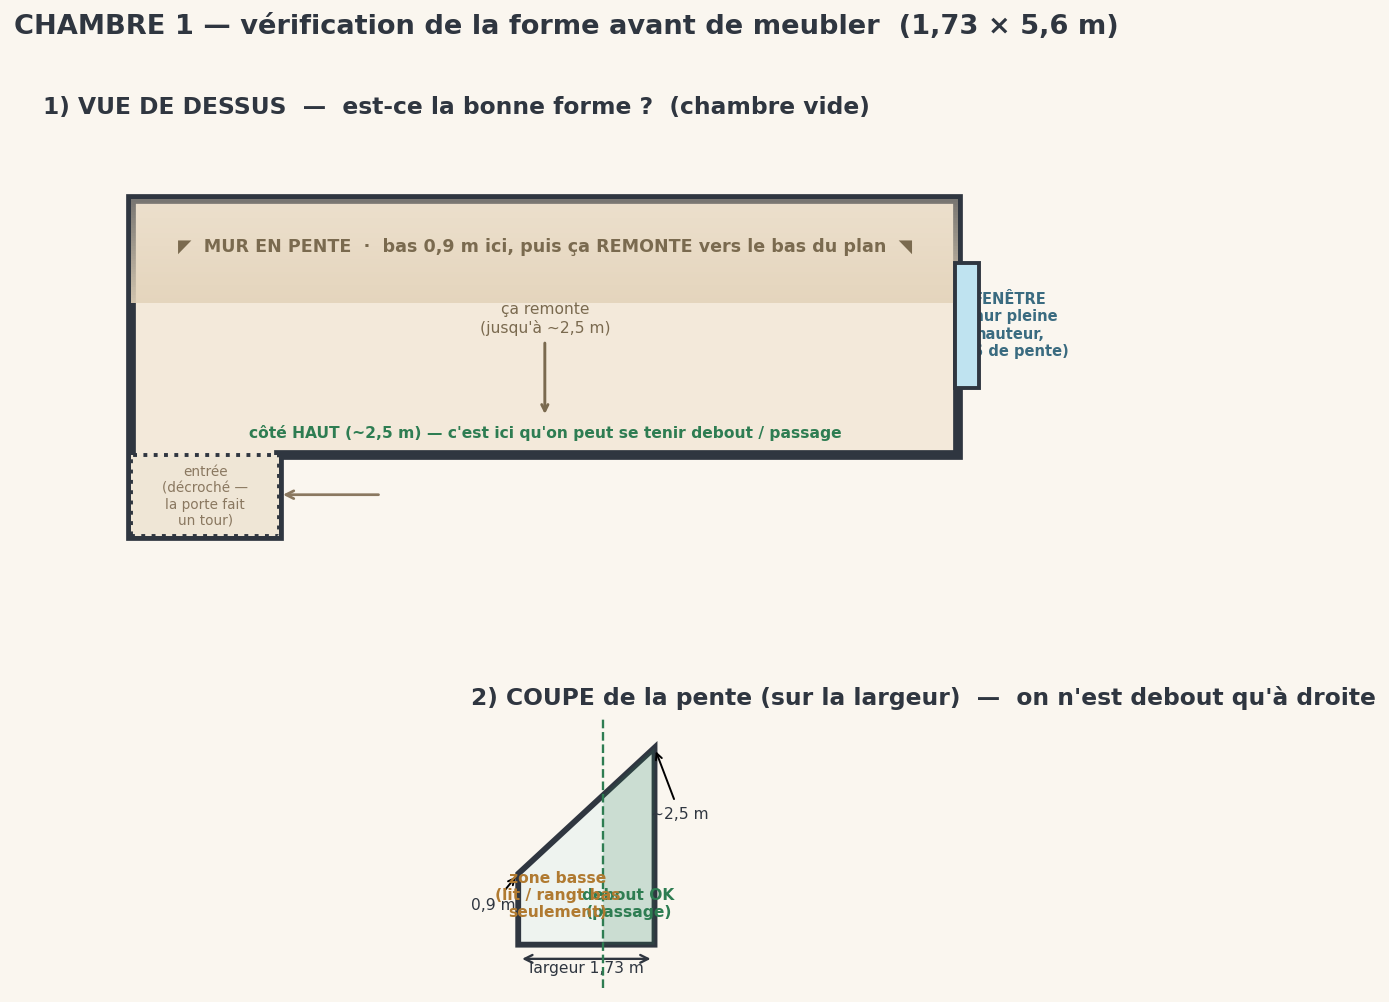

Reproduce this figure in Python.
#!/usr/bin/env python3
"""Chambre 1 - VERIFICATION de la forme (vide) + coupe de la mansarde.
A faire valider par l'utilisateur avant de meubler.
Dim: ~1.73 large x 5.6 long, 9.83 m2. Pente mansardee sur un long mur (0.9->2.5m).
Fenetre = mur du fond pleine hauteur. Porte = cote oppose, avec decroche.
"""
import matplotlib
matplotlib.use("Agg")
import matplotlib.pyplot as plt
from matplotlib.patches import Polygon, Rectangle, FancyArrow
import matplotlib.patches as mpatches
import numpy as np

C = {"floor":"#f3e9da","slopezone":"#e3d3ba","wall":"#2f3640","win":"#bfe3f0",
     "ok":"#2e7d52","warn":"#c0392b","ink":"#2f3640","hi":"#9cb380","accent":"#6c8ebf"}

fig = plt.figure(figsize=(13,8))
fig.patch.set_facecolor("#faf6ef")
gs = fig.add_gridspec(2,1, height_ratios=[1.7,1], hspace=0.35)

# ============ 1) VUE DE DESSUS (vide) ============
ax = fig.add_subplot(gs[0]); ax.set_facecolor("#faf6ef")
W, L = 1.73, 5.6
# contour avec petit decroche d'entree pres de la porte (coin bas-gauche)
outline = [(0.0,0.0),(0.0,W),(L,W),(L,0.0),(1.0,0.0),(1.0,-0.55),(0.0,-0.55)]
ax.add_patch(Polygon(outline, closed=True, facecolor=C["floor"],
             edgecolor=C["wall"], lw=5, zorder=2))
# zone basse de la pente (le long du mur du HAUT ici = un long mur), degrade
n=40
for i in range(n):
    t=i/n
    # de y=W (mur haut, le plus bas 0.9m) vers le bas (remonte)
    yy = W - 0.7*(1-t)   # bande de 0.7m de profondeur sous la pente
    col = (0.89-0.06*t, 0.83-0.04*t, 0.73-0.02*t)
    ax.add_patch(Rectangle((0,W-0.7+ (0.7*i/n)), L, 0.7/n,
                 facecolor=C["slopezone"], alpha=0.9-0.5*t, edgecolor="none", zorder=3))
ax.text(L/2, W-0.32, "◤  MUR EN PENTE  ·  bas 0,9 m ici, puis ça REMONTE vers le bas du plan  ◥",
        ha="center", va="center", fontsize=9, color="#7a6a4f", fontweight="bold", zorder=6)
# fleche \"ca remonte\"
ax.annotate("ça remonte\n(jusqu'à ~2,5 m)", xy=(L/2,0.25), xytext=(L/2,W-0.9),
            ha="center", fontsize=8, color="#7a6a4f",
            arrowprops=dict(arrowstyle="->", color="#7a6a4f", lw=1.5), zorder=6)
# mur haut (cote bas du plan) = mur droit
ax.text(L/2, 0.12, "côté HAUT (~2,5 m) — c'est ici qu'on peut se tenir debout / passage",
        ha="center", fontsize=8, color="#2e7d52", fontweight="bold", zorder=6)
# fenetre pleine hauteur au fond (x=L)
ax.add_patch(Rectangle((L-0.02,0.45),0.16,0.85, facecolor=C["win"],
             edgecolor=C["wall"], lw=2, zorder=7))
ax.text(L+0.35,0.88,"FENÊTRE\n(mur pleine\nhauteur,\nPAS de pente)",
        ha="center", va="center", fontsize=7.5, color="#3a6b80", fontweight="bold")
# porte avec decroche (l'entree fait un tour)
ax.add_patch(Rectangle((0.0,-0.55),1.0,0.55, facecolor="#efe6d6",
             edgecolor=C["wall"], lw=2, ls=":", zorder=4))
ax.text(0.5,-0.28,"entrée\n(décroché —\nla porte fait\nun tour)", ha="center",
        va="center", fontsize=7, color="#8a7860", zorder=5)
ax.annotate("", xy=(1.0,-0.27), xytext=(1.7,-0.27),
            arrowprops=dict(arrowstyle="->",color="#8a7860",lw=1.4))
ax.set_xlim(-0.6, L+1.2); ax.set_ylim(-0.9, W+0.5)
ax.set_aspect("equal"); ax.axis("off")
ax.set_title("1) VUE DE DESSUS  —  est-ce la bonne forme ?  (chambre vide)",
             fontsize=12, fontweight="bold", color=C["ink"], loc="left")

# ============ 2) COUPE (mansarde) sur la largeur 1.73 m ============
ax2 = fig.add_subplot(gs[1]); ax2.set_facecolor("#faf6ef")
# profil: mur bas a gauche (0.9m), remonte a droite (2.5m)
prof = [(0,0),(1.73,0),(1.73,2.5),(0,0.9)]
ax2.add_patch(Polygon(prof, closed=True, facecolor="#eef3ef",
              edgecolor=C["wall"], lw=3, zorder=2))
# zone debout (h>=1.9): x tel que 0.9+0.925x>=1.9 -> x>=1.08
xd=1.08
ax2.add_patch(Polygon([(xd,0),(1.73,0),(1.73,2.5),(xd,0.9+0.925*xd)],
              closed=True, facecolor=C["ok"], alpha=0.18, zorder=3))
ax2.axvline(xd, color=C["ok"], ls="--", lw=1.2, zorder=4)
ax2.text(1.4,0.35,"debout OK\n(passage)", ha="center", fontsize=8,
         color=C["ok"], fontweight="bold", zorder=5)
ax2.text(0.5,0.35,"zone basse\n(lit / rangt bas\nseulement)", ha="center",
         fontsize=8, color="#b07a31", fontweight="bold", zorder=5)
# cotes
ax2.annotate("0,9 m", xy=(0,0.9), xytext=(-0.32,0.45), fontsize=8, color=C["ink"],
             arrowprops=dict(arrowstyle="->",lw=1), ha="center")
ax2.annotate("~2,5 m", xy=(1.73,2.5), xytext=(2.05,1.6), fontsize=8, color=C["ink"],
             arrowprops=dict(arrowstyle="->",lw=1), ha="center")
ax2.annotate("", xy=(0,-0.18), xytext=(1.73,-0.18),
             arrowprops=dict(arrowstyle="<->",color=C["ink"],lw=1.2))
ax2.text(0.86,-0.36,"largeur 1,73 m", ha="center", fontsize=8, color=C["ink"])
ax2.set_xlim(-0.6,2.4); ax2.set_ylim(-0.55,2.9)
ax2.set_aspect("equal"); ax2.axis("off")
ax2.set_title("2) COUPE de la pente (sur la largeur)  —  on n'est debout qu'à droite",
              fontsize=12, fontweight="bold", color=C["ink"], loc="left")

fig.suptitle("CHAMBRE 1 — vérification de la forme avant de meubler  (1,73 × 5,6 m)",
             fontsize=14, fontweight="bold", color=C["ink"], y=0.98)
plt.savefig("/home/user/ella-caisse/chambre_design/verif_forme.png",
            dpi=140, facecolor="#faf6ef", bbox_inches="tight")
print("OK verif_forme.png")
